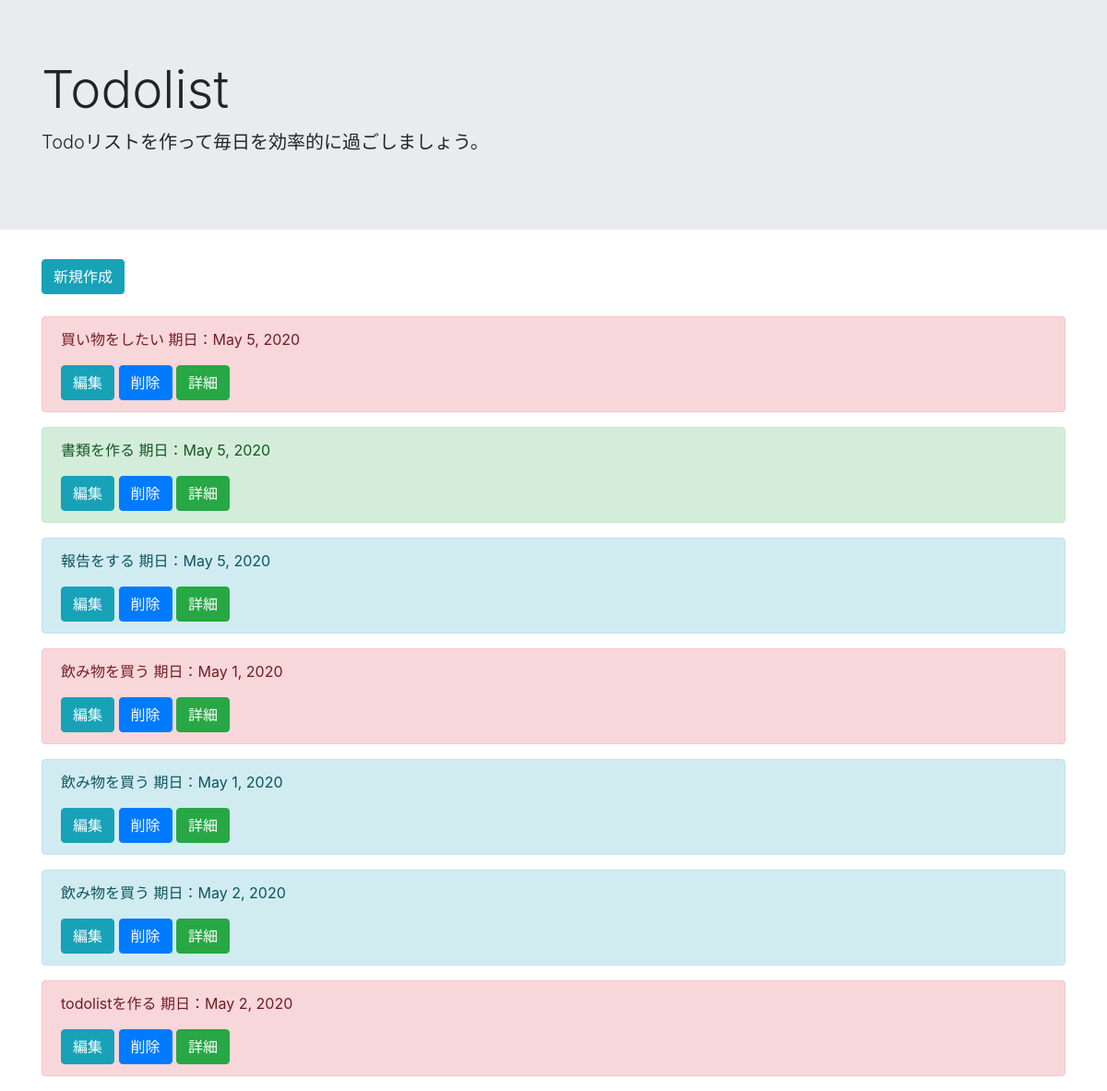
Page /list/ on the committed database.
### todo/models.py (models this page shows, shortened)
class TodoModel(models.Model):
    title = models.CharField(max_length=100)
    memo = models.TextField()
    priority = models.CharField(
        max_length = 50,
        choices = PRIORITY
    )
    duedate = models.DateField()

### todo/views.py (the view)
# urls.py: path('list/', TodoList.as_view(), name='list'),
class TodoList(ListView):
    template_name = 'list.html'
    model = TodoModel

### templates/list.html
{% extends 'base.html' %}
{% block header %}
<div class="jumbotron jumbotron-fluid">
  <div class="container">
    <h1 class="display-4">Todolist</h1>
    <p class="lead">Todoリストを作って毎日を効率的に過ごしましょう。</p>
  </div>
</div>
{% endblock %}
{% block content %}
<div class='container'>
        <a href="{% url 'create' %}" class="btn btn-info" tabindex="-1" role="button" aria-disabled="true">新規作成</a>
<br /><br />
{% for item in object_list %}
    <div class="alert alert-{{ item.priority }}" role="alert">
        <p>{{ item.title }}   期日：{{ item.duedate }}</p>
        <a href="{% url 'update' item.pk %}" class="btn btn-info" tabindex="-1" role="button" aria-disabled="true">編集</a>
        <a href="{% url 'delete' item.pk %}" class="btn btn-primary" tabindex="-1" role="button" aria-disabled="true">削除</a>
        <a href="{% url 'detail' item.pk %}" class="btn btn-success" tabindex="-1" role="button" aria-disabled="true">詳細</a>
    </div>
{% endfor %}
</div>
{% endblock content %}

### templates/base.html (shortened to what this page needs)
<!doctype html>
<html lang="en">
  <head>
    <link rel="stylesheet" href="https://stackpath.bootstrapcdn.com/bootstrap/4.4.1/css/bootstrap.min.css">
  </head>
  <body>
{% block header %}
{% endblock header %}
{% block content %}
{% endblock content %}
  </body>
</html>

### rows in the picture
TodoModel: title "買い物をしたい", duedate "May 5, 2020"
TodoModel: title "書類を作る", duedate "May 5, 2020"
TodoModel: title "報告をする", duedate "May 5, 2020"
TodoModel: title "飲み物を買う", duedate "May 1, 2020"
TodoModel: title "飲み物を買う", duedate "May 1, 2020"
TodoModel: title "飲み物を買う", duedate "May 2, 2020"
TodoModel: title "todolistを作る", duedate "May 2, 2020"
